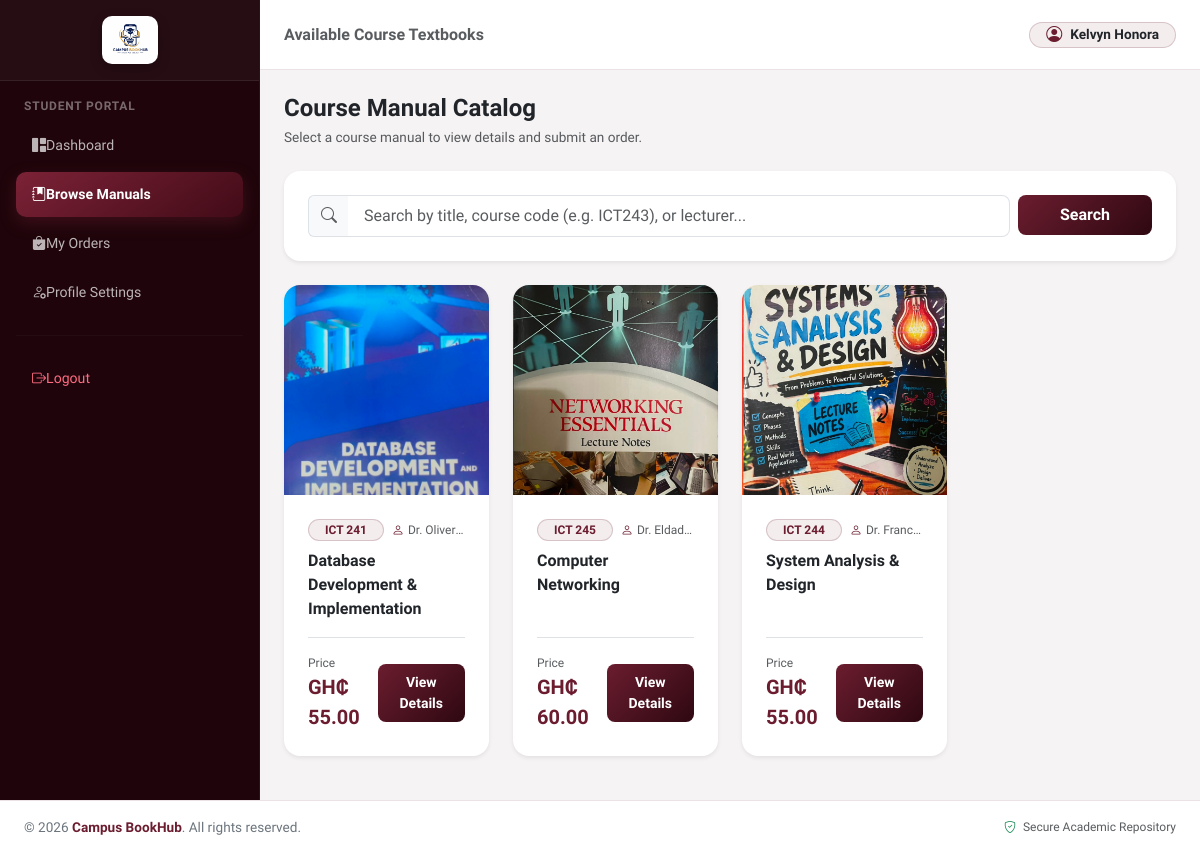
Screenshot of /student/books.php (signed in) with the database file from the repository.
### tables this page shows
CREATE TABLE `books` (
  `book_id` int(11) NOT NULL,
  `title` varchar(200) NOT NULL,
  `course_code` varchar(20) NOT NULL,
  `lecturer` varchar(100) NOT NULL,
  `price` decimal(10,2) NOT NULL,
  `stock` int(11) NOT NULL DEFAULT 0,
  `image` varchar(255) DEFAULT NULL,
  `description` text DEFAULT NULL,
  `created_at` timestamp NOT NULL DEFAULT current_timestamp()
);

### student/books.php (the view, shortened to what this page needs)
<?php
require_once '../includes/db.php';
$search = trim($_GET['search'] ?? '');
if (!empty($search)) {
    $search_param = "%$search%";
    $stmt = $conn->prepare("SELECT * FROM books WHERE title LIKE ? OR course_code LIKE ? OR lecturer LIKE ? ORDER BY book_id DESC");
    $stmt->bind_param("sss", $search_param, $search_param, $search_param);
    $stmt->execute();
    $books = $stmt->get_result();
} else {
    $books = $conn->query("SELECT * FROM books ORDER BY book_id DESC");
}
require_once '../includes/header.php';
?>
<div id="wrapper">
    <aside id="sidebar-wrapper">
        <div class="sidebar-brand-box px-3 py-3 text-center">
            <a href="dashboard.php" class="d-inline-block">
                <img src="../assets/images/logo.jpeg" alt="Campus BookHub Logo" class="sidebar-logo-img img-fluid">
            </a>
        </div>
        <div class="p-3">
            <small class="text-uppercase fw-bold px-2 mb-2 d-block fs-8" style="letter-spacing: 0.8px; color: rgba(255,255,255,0.4) !important;">
                Student Portal
            </small>
            <a href="dashboard.php" class="sidebar-link mb-1">
                <i class="bi bi-grid-1x2-fill me-2.5"></i> Dashboard
            </a>
            <a href="books.php" class="sidebar-link active mb-1">
                <i class="bi bi-journal-bookmark-fill me-2.5"></i> Browse Manuals
            </a>
            <a href="my_orders.php" class="sidebar-link mb-1">
                <i class="bi bi-bag-check-fill me-2.5"></i> My Orders
            </a>
            <a href="profile.php" class="sidebar-link mb-1">
                <i class="bi bi-person-gear me-2.5"></i> Profile Settings
            </a>
            <hr style="border-color: rgba(255,255,255,0.1); margin: 1.25rem 0;">
            <a href="../logout.php" class="sidebar-link text-danger mb-1" style="color: #ff6b81 !important;">
                <i class="bi bi-box-arrow-right me-2.5"></i> Logout
            </a>
        </div>
    </aside>
    <div id="page-content-wrapper">
        <nav class="navbar navbar-expand-lg top-navbar px-4">
            <div class="container-fluid p-0 d-flex align-items-center">
                <span class="navbar-brand fw-semibold text-muted fs-6 mb-0">Available Course Textbooks</span>
                <div class="d-flex align-items-center gap-2 ms-auto">
                    <div class="bg-wine-subtle border border-wine-subtle px-3 py-1.5 rounded-pill d-flex align-items-center gap-2">
                        <i class="bi bi-person-circle text-wine fs-6"></i>
                        <span class="fw-semibold text-dark fs-7"><?php echo htmlspecialchars($_SESSION['fullname']); ?></span>
                    </div>
                </div>
            </div>
        </nav>
        <main class="p-4">
            <div class="d-flex justify-content-between align-items-center mb-4">
                <div>
                    <h4 class="fw-bold text-dark mb-1">Course Manual Catalog</h4>
                    <p class="text-muted fs-7 mb-0">Select a course manual to view details and submit an order.</p>
                </div>
            </div>
            <div class="card border-0 shadow-sm rounded-4 mb-4 bg-white">
                <div class="card-body p-3 p-md-4">
                    <form action="books.php" method="GET" class="row g-2">
                        <div class="col-md-10">
                            <div class="input-group">
                                <span class="input-group-text bg-light border-end-0 text-muted"><i class="bi bi-search"></i></span>
                                <input type="text" name="search" class="form-control form-control-lg border-start-0 fs-6 rounded-end-3" placeholder="Search by title, course code (e.g. ICT243), or lecturer..." value="<?php echo htmlspecialchars($search); ?>">
                            </div>
                        </div>
                        <div class="col-md-2">
                            <button type="submit" class="btn btn-wine btn-lg w-100 rounded-3 fs-6 fw-semibold">
                                Search
                            </button>
                        </div>
                    </form>
                </div>
            </div>
            <div class="row g-4">
                <?php if ($books && $books->num_rows > 0): ?>
                    <?php while ($book = $books->fetch_assoc()): ?>
                        <div class="col-md-6 col-lg-4 col-xl-3">
                            <div class="card h-100 border-0 shadow-sm rounded-4 overflow-hidden bg-white book-card">
                                <?php if (!empty($book['image']) && file_exists('../' . $book['image'])): ?>
                                    <img src="../<?php echo htmlspecialchars($book['image']); ?>" class="card-img-top" style="height: 210px; object-fit: cover;">
                                <?php else: ?>
                                    <div class="bg-wine-subtle card-img-top d-flex align-items-center justify-content-center" style="height: 210px;">
                                        <i class="bi bi-book display-4 text-wine"></i>
                                    </div>
                                <?php endif; ?>
                                <div class="card-body d-flex flex-column p-4">
                                    <div class="d-flex justify-content-between align-items-center mb-2">
                                        <span class="badge bg-wine-subtle text-wine border border-wine-subtle rounded-pill px-3 py-1 fw-semibold fs-8">
                                            <?php echo htmlspecialchars($book['course_code']); ?>
                                        </span>
                                        <small class="text-muted fs-8 text-truncate ms-2" style="max-width: 120px;" title="<?php echo htmlspecialchars($book['lecturer']); ?>">
                                            <i class="bi bi-person me-1 text-wine"></i><?php echo htmlspecialchars($book['lecturer']); ?>
                                        </small>
                                    </div>
                                    <h6 class="card-title fw-bold text-dark lh-base mb-3"><?php echo htmlspecialchars($book['title']); ?></h6>
                                    <div class="mt-auto pt-3 border-top d-flex align-items-center justify-content-between">
                                        <div>
                                            <span class="text-muted fs-8 d-block">Price</span>
                                            <span class="fw-bold text-wine fs-5">GH₵ <?php echo number_format($book['price'], 2); ?></span>
                                        </div>
                                        <a href="book_details.php?id=<?php echo $book['book_id']; ?>" class="btn btn-wine btn-sm px-3 py-2 rounded-3 fw-semibold">
                                            View Details
                                        </a>
                                    </div>
                                </div>
                            </div>
                        </div>
                    <?php endwhile; ?>
                <?php endif; ?>
            </div>
        </main>
    </div>
</div>
<?php require_once '../includes/footer.php'; ?>

### includes/header.php (shortened to what this page needs)
<!DOCTYPE html>
<html lang="en">
<head>
    <link href="https://cdn.jsdelivr.net/npm/bootstrap@5.3.3/dist/css/bootstrap.min.css" rel="stylesheet">
    <link rel="stylesheet" href="https://cdn.jsdelivr.net/npm/bootstrap-icons@1.11.3/font/bootstrap-icons.min.css">
    <link rel="stylesheet" href="<?php echo defined('BASE_URL') ? BASE_URL : '../'; ?>assets/css/style.css">
</head>
<body class="d-flex flex-column min-vh-100">

### includes/footer.php (shortened to what this page needs)
        <footer class="bg-white border-top py-3 mt-auto fs-7" style="border-color: #eae2e4 !important;">
            <div class="container-fluid px-4">
                <div class="d-flex flex-column flex-sm-row justify-content-between align-items-center gap-2 text-center text-sm-start">
                    <p class="mb-0 text-secondary">
                        &copy; <?php echo date('Y'); ?> <span class="fw-semibold" style="color: #6b1d2f;">Campus BookHub</span>. All rights reserved.
                    </p>
                    <div class="d-flex align-items-center gap-3 text-muted fs-8">
                        <span><i class="bi bi-shield-check text-success me-1"></i> Secure Academic Repository</span>
                    </div>
                </div>
            </div>
        </footer>
</body>
</html>

### assets/css/style.css (style rules this page uses)
:root { --cb-primary: #0A3D62; --cb-primary-hover: #072A44; --cb-secondary: #3498DB; --cb-success: #2ECC71; --cb-warning: #F39C12; --cb-danger: #E74C3C; --cb-bg: #F8F9FA; --cb-surface: #FFFFFF; --cb-border: #E9ECEF; --cb-text-dark: #1E293B; --cb-text-muted: #64748B; --cb-sidebar-width: 260px; --cb-navbar-height: 70px; }
body { font-family: 'Plus Jakarta Sans', 'Inter', -apple-system, BlinkMacSystemFont, sans-serif; background-color: var(--cb-bg); color: var(--cb-text-dark); }
.fs-7 { font-size: 0.85rem; }
.fs-8 { font-size: 0.75rem; }
#wrapper { overflow-x: hidden; }
#sidebar-wrapper { min-height: 100vh; width: var(--cb-sidebar-width); transition: margin 0.25s ease-out; }
.card { transition: transform 0.2s ease, box-shadow 0.2s ease; }

### includes/header.php (style rules this page uses)
:root { --wine-main: #6b1d2f; --wine-dark: #2e0811; --wine-light: #8e2b43; --wine-gradient: linear-gradient(135deg, #6b1d2f 0%, #2e0811 100%); --wine-gradient-card: linear-gradient(145deg, #7c2237 0%, #420b17 100%); --sidebar-bg: #1f050b; --font-family: 'Plus Jakarta Sans', sans-serif; --cb-navbar-height: 70px; }
body { font-family: var(--font-family); background-color: #f6f3f4; color: #2b2b2b; }
.text-wine { color: var(--wine-main) !important; }
.btn-wine { background: var(--wine-gradient); color: #ffffff; border: none; transition: all 0.25s ease; }

### student/books.php (style rules this page uses)
:root { --wine-main: #6b1d2f; --wine-dark: #2e0811; --wine-light: #8e2b43; --wine-gradient: linear-gradient(135deg, #6b1d2f 0%, #2e0811 100%); --wine-gradient-card: linear-gradient(145deg, #7c2237 0%, #420b17 100%); --sidebar-bg: #1f050b; --font-family: 'Plus Jakarta Sans', sans-serif; }
body { font-family: var(--font-family); background-color: #f6f3f4; color: #2b2b2b; overflow-x: hidden; }
#wrapper { display: flex; width: 100%; min-height: 100vh; position: relative; }
#sidebar-wrapper { width: 260px; min-width: 260px; background: var(--sidebar-bg) !important; min-height: 100vh; border-right: 1px solid rgba(255, 255, 255, 0.05) !important; transition: all 0.3s cubic-bezier(0.4, 0, 0.2, 1); z-index: 1050; }
.sidebar-brand-box { background: rgba(255, 255, 255, 0.03); border-bottom: 1px solid rgba(255, 255, 255, 0.08); }
.sidebar-logo-img { max-height: 48px; object-fit: contain; background: #ffffff; padding: 4px 8px; border-radius: 10px; box-shadow: 0 4px 12px rgba(0,0,0,0.25); }
.sidebar-link { color: rgba(255, 255, 255, 0.7) !important; padding: 0.75rem 1rem; font-weight: 500; font-size: 0.88rem; border-radius: 10px !important; transition: all 0.25s ease; display: flex; align-items: center; text-decoration: none; }
.sidebar-link.active { background: var(--wine-gradient-card) !important; color: #ffffff !important; box-shadow: 0 6px 16px rgba(107, 29, 47, 0.4); font-weight: 600; }
#page-content-wrapper { flex: 1; width: 100%; min-width: 0; }
.top-navbar { background-color: #ffffff; border-bottom: 1px solid #eae2e4; height: 70px; }
.text-wine { color: var(--wine-main) !important; }
.bg-wine-subtle { background-color: rgba(107, 29, 47, 0.08) !important; color: var(--wine-main) !important; }
.border-wine-subtle { border-color: rgba(107, 29, 47, 0.2) !important; }
.btn-wine { background: var(--wine-gradient); color: #ffffff !important; border: none; transition: all 0.3s ease; }
.book-card { transition: transform 0.25s ease, box-shadow 0.25s ease; }
@media (min-width: 1200px) { main { max-width: 1280px; margin-left: auto; margin-right: auto; } }

### rows the page displays
books: image (picture), course_code "ICT 241", lecturer "Dr. Oliver…", title "Database Development & Implementation", price "55.00"
books: image (picture), course_code "ICT 245", lecturer "Dr. Eldad…", title "Computer Networking", price "60.00"
books: image (picture), course_code "ICT 244", lecturer "Dr. Franc…", title "System Analysis & Design", price "55.00"

### other values shown
$_SESSION['fullname'] "Kelvyn Honora"
